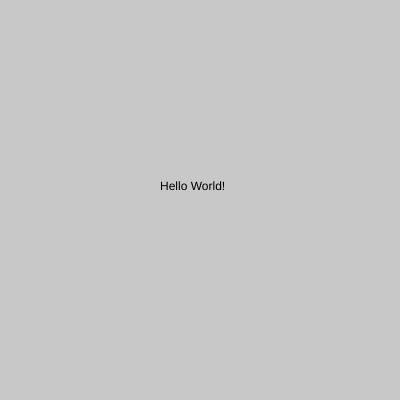
Frame 1 (no input)
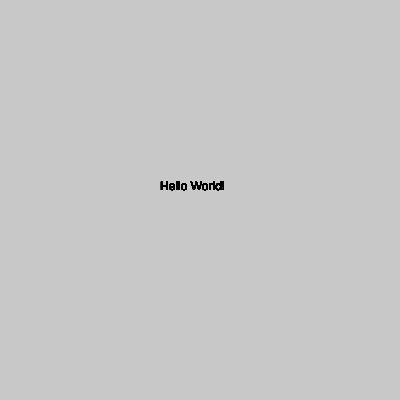
Frame 60 (no input)
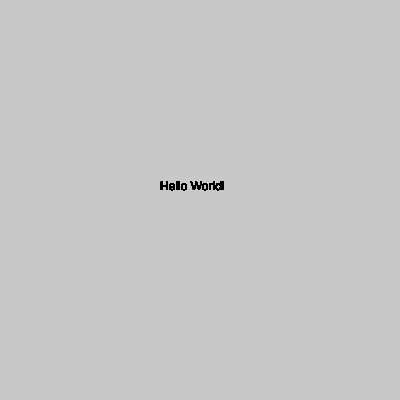
Frame 120 (the mouse pressed at the canvas centre since frame 60)

The p5.js sketch that drew these frames (run headless with seeded random() and noise() and a simulated clock; from frame 60 on, the mouse is pressed at the canvas centre):

// p5.js sketch
// ── sketch.js
function setup() {
  // this is a required setup line

  createCanvas( 400, 400 );
  // this is a canvas line with dimensions (200, 200)

  background( 200 );
  // this is a greyscale background color, should be light grey

}

function draw() {
  text( "Hello World!", 160, 190);
}
